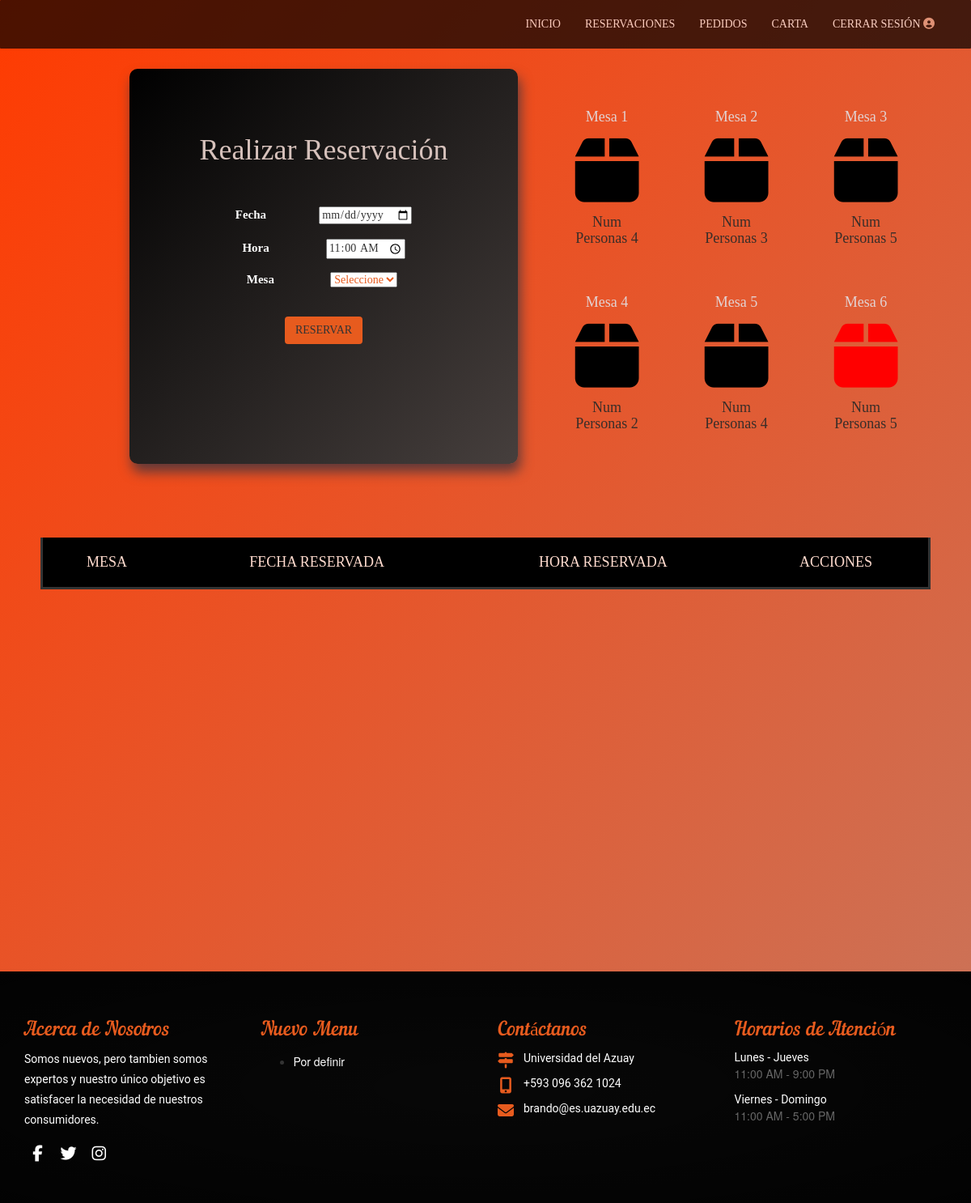
/html/cliente/reservaciones.php, run on the app's committed database.
### tables this page shows
CREATE TABLE `mesas` (
  `id_mesa` int NOT NULL,
  `numero_mesa` int NOT NULL,
  `personas_mesa` int NOT NULL,
  `estado_mesa` varchar(64) NOT NULL DEFAULT 'Libre'
);

### php/controlador/formularios.controlador.php (called while the page is built, shortened)
<?php
    class ControladorFormularios{
        static public function ctrSelectMesas(){
            $tabla = "mesas";
            $respuesta = ModeloFormularios::mdlSelectMesas($tabla);
            if($respuesta){
                return $respuesta;
            }else{
                return "null";
            }
        }
        static public function ctrSelectMesasLibre(){
            $tabla = "mesas";
            $respuesta = ModeloFormularios::mdlSelectMesasLibre($tabla);
            if($respuesta){
                return $respuesta;
            }else{
                return "null";
            }
        }
    }
?>

### php/modelos/conexion.php (called while the page is built)
<?php
    class Conexion{
        static public function conectar(){
            $link = new PDO("mysql:host=localhost;dbname=restaurante","root","");
            $link -> exec("set names utf8");
            return $link;
        }
    }
?>

### php/modelos/formularios.modelo.php (called while the page is built, shortened)
<?php
    class ModeloFormularios{
        static public function mdlSelectUsers($tabla,$tabla2){
            require_once "../../php/modelos/conexion.php";
            $stmt = Conexion::conectar() -> prepare("SELECT * FROM $tabla INNER JOIN $tabla2 ON id_rol_fk=id_rol and status_usuario = 1 ORDER BY id_usuario");
            $stmt -> execute();
            $num = $stmt->rowCount();
            if($num > 0){
                return $stmt -> fetchAll();
            }else{
                return null;
            }
        }
        static public function mdlSelectRoles($tabla){
            require_once "../../php/modelos/conexion.php";
            $stmt = Conexion::conectar() -> prepare("SELECT * FROM $tabla");
            $stmt -> execute();
            $num = $stmt->rowCount();
            if($num > 0){
                return $stmt -> fetchAll();
            }else{
                return null;
            }
        }
        static public function mdlSelectMesas($tabla){
            require_once "../../php/modelos/conexion.php";
            $stmt = Conexion::conectar() -> prepare("SELECT * FROM $tabla ORDER BY numero_mesa");
            $stmt -> execute();
            $num = $stmt->rowCount();
            if($num > 0){
                return $stmt -> fetchAll();
            }else{
                return null;
            }
        }
        static public function mdlSelectMesasLibre($tabla){
            require_once "../../php/modelos/conexion.php";
            $stmt = Conexion::conectar() -> prepare("SELECT * FROM $tabla WHERE estado_mesa='Libre' ORDER BY numero_mesa");
            $stmt -> execute();
            $num = $stmt->rowCount();
            if($num > 0){
                return $stmt -> fetchAll();
            }else{
                return null;
            }
        }
    }
?>

### html/cliente/reservaciones.php (the view, shortened to what this page needs)
<?php
    require_once "../../php/modelos/conexion.php";
    require_once "../../php/controlador/formularios.controlador.php";
    require_once "../../php/modelos/formularios.modelo.php";
    $mesas = ControladorFormularios::ctrSelectMesasLibre();
    $mesasT = ControladorFormularios::ctrSelectMesas();
?>
<!DOCTYPE html>
<html lang="en">
<head>
    <link rel="stylesheet" href="../../css/bootstrap.min.css" media="screen" type="text/css">
    <link rel="stylesheet" href="../../css/responsive.css" media="screen" type="text/css">
    <link id="changeable-colors" rel="stylesheet" href="../../css/colors/orange.css"  type="text/css"/>
    <link rel="stylesheet" href="../../css/cli_style.css?=<?php echo (rand()); ?>" type="text/css" >
</head>
<body>
    <header>
        <nav class="menu">
            <ul class="nav">
                <li><a href="inicio.php">Inicio</a></li>
                <li><a href="reservaciones.php">Reservaciones</a></li>
                <li><a href="pedidos.php">Pedidos</a></li>
                <li><a href="menu.php">Carta</a></li>
                <li><a href="../../html/salir.php">Cerrar Sesi&oacute;n <i class="fas fa-user-circle"></i></a></li>
            </ul>
        </nav>
    </header>
    <section class="main">
        <article class="contenido">
            <br><br><br>
            <h1 class="reserv">Realizar Reservaci&oacute;n</h1>
            <br><br>
            <form class="formClass" method="POST" id="formulario" name="formulario">
                <label for="fecha">Fecha</label>
                <input type="date" name="fecha">
                <br><br>
                <label for="hora">Hora</label>
                <input type="time" name="hora" value="11:00" min="11:00" max="21:00">
                <br><br>
                <label for="mesa">Mesa</label>
                <select name="mesa" id="mesa" style="color: #e75b1e;">
                    <option value="">Seleccione</option>
                </select>;
                <br><br>
                <br>
                <input type="submit" class="btn reserBTN" value="Reservar">
                <br><br>
            </form>
        </article>
        <article class="mesas_c">
            <table class="table_mesas">
                <tbody>
                    <?php
                        $cont = 0;
                        foreach($mesasT as $mesa){
                            if($cont==0){
                                echo '<tr>';
                            }else if($cont==3){
                                echo '</tr>';
                                $cont = 0;
                            }
                            if($mesa['estado_mesa']=="Libre"){
                                echo '<td><h4>Mesa '. $mesa['numero_mesa'] . '</h4><i class="fas fa-box fa-5x" style="color:black;"></i><h4 class="title_mE">Num Personas '.   $mesa['personas_mesa'].'</h4><td>';
                            }else{
                                echo '<td><h4>Mesa '. $mesa['numero_mesa'] . '</h4><i class="fas fa-box fa-5x" style="color:red;"><h4 class="title_mE">Num Personas '.   $mesa['personas_mesa'] .'</h4></i><td>';
                            }
                            $cont += 1;
                        }
                    ?>
                </tbody>
            </table>
        </article>
        <article class="item_content">
            <table class="table_user display" id="tablaUser">
                                    <thead>
                    <tr>
                        <td>MESA</td>
                        <td>FECHA RESERVADA</td>
                        <td>HORA RESERVADA</td>
                        <td>ACCIONES</td>
                    </tr>
                </thead>
            </table>
        </article>
    </section>
    <?php
        include '../../html/footer.php';
    ?>

### css/cli_style.css (style rules this page uses)
body { background: linear-gradient(to bottom right, rgb(255, 59, 1),rgb(200, 118, 93)); background-repeat: no-repeat; background-position: center; background-size: cover; margin: 0; height: 150vh; }
header { position: absolute; margin: 0; width: 100%; }
i.fas { color: #ddaa94; }
nav.menu { position: fixed; background-color: #000; opacity: .7; width: 100%; border-radius: 1px; z-index: 1; }
nav.menu ul { list-style: none; display: flex; float: right; margin: 10px; padding-right: 20px; }
nav.menu li a { text-transform: uppercase; color: #fff; font-family: georgia; }
section.main { position: relative; top: 40px; margin: 0 !important; padding: 15px 0 15px; line-height: normal; font-size: 100%; height: 100%; text-align: center; }
article.item_content { margin: 50px; margin-top: 150px; }
table.table_user { width: 100%; border-bottom: solid; border-left: solid; border-right: solid; font-family: georgia; }
table.table_user thead { background-color: rgba(0, 0, 0); color: rgb(255 219 206); }
table.table_user tr, th, td { text-align: center; padding: 20px; font-size: 18px; }
form label { width: 100px; color: #fff; font-size: 15px; position: relative; text-align: left; }
section.main { position: relative; margin-bottom: 50px; }
section.main article.contenido { position: relative; float: left; background: linear-gradient(to bottom right, rgb(0, 0, 0),rgb(70, 63, 61)); background-position: center; background-repeat: no-repeat; border-radius: 10px; width: 40%; margin: 100px; margin-left: 20vh; margin-top: 30px; margin-right: 50px; height: 61vh; box-shadow: 3px 10px 15px rgb(95, 57, 57); z-index: 1; margin-bottom: 50px; }
section.main article.mesas_c { position: relative; width: 100%; margin-bottom: 100px; }
article.mesas_c table.table_mesas { position: relative; margin-bottom: 100px; top: 50px; }
.reserv { color: rgb(214, 193, 187); font-family: georgia; line-height: 40px; }
h4 { color: rgb(226, 210, 210); font-family: georgia; }
.table_mesas { position: relative; width: 40%; }
form.formClass { font-family: georgia; }
input.reserBTN { background: #e75b1e; text-transform: uppercase; }
h4.title_mE { color: #3a2e29; font-family: georgia; }

### data on the page
mesas: numero_mesa "1", personas_mesa "4"
mesas: numero_mesa "2", personas_mesa "3"
mesas: numero_mesa "3", personas_mesa "5"
mesas: numero_mesa "4", personas_mesa "2"
mesas: numero_mesa "5", personas_mesa "4"
mesas: numero_mesa "6", personas_mesa "5"
